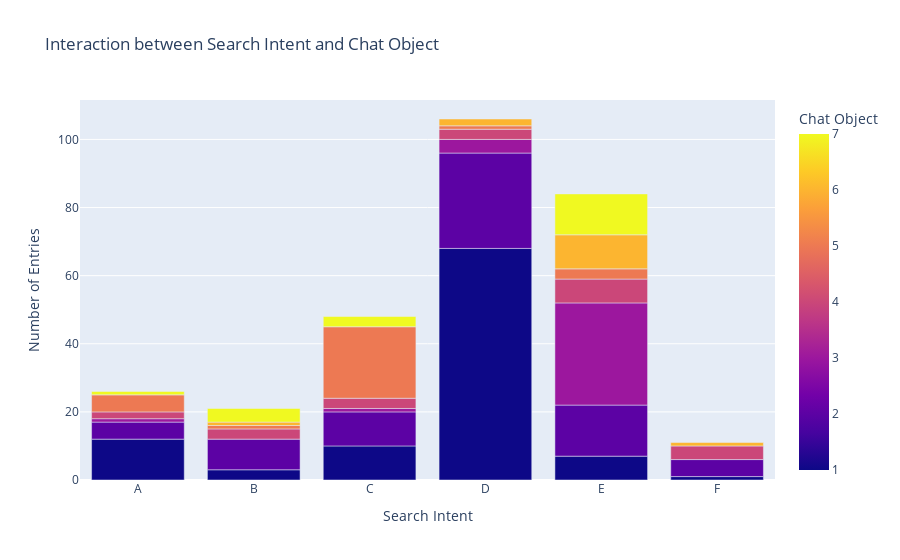

Source (notebook cell):
### Code cell
import pandas as pd
import plotly.express as px
import string

# Load the CSV file into a DataFrame
df = pd.read_csv('diary_entries.csv')

# Identifying unique values
search_intent_unique = df['What was your search intent when issuing this query to search your historical chat?'].unique()
chat_object_unique = df['What chat objects satisfied your search intents when you used the search function?'].unique()

# Create mappings for encoding
search_intent_map = {k: string.ascii_uppercase[i] for i, k in enumerate(search_intent_unique)}
chat_object_map = {k: i+1 for i, k in enumerate(chat_object_unique)}

# Counting and filtering valid entries
chat_object_counts = df['What chat objects satisfied your search intents when you used the search function?'].value_counts()
valid_chat_objects = chat_object_counts[chat_object_counts >= 10].index

search_intent_counts = df['What was your search intent when issuing this query to search your historical chat?'].value_counts()
valid_search_intents = search_intent_counts[search_intent_counts >= 10].index

# Filtering the DataFrame
df_filtered = df[df['What chat objects satisfied your search intents when you used the search function?'].isin(valid_chat_objects) &
                 df['What was your search intent when issuing this query to search your historical chat?'].isin(valid_search_intents)]

# Applying encoding
df_filtered['Encoded Search Intent'] = df_filtered['What was your search intent when issuing this query to search your historical chat?'].map(search_intent_map)
df_filtered['Encoded Chat Object'] = df_filtered['What chat objects satisfied your search intents when you used the search function?'].map(chat_object_map)

# Grouping and aggregating data for plotting
agg_data = df_filtered.groupby(['Encoded Search Intent', 'Encoded Chat Object']).size().reset_index(name='Count')

# Create interaction pillar plot
fig = px.bar(agg_data, x='Encoded Search Intent', y='Count', color='Encoded Chat Object', barmode='group',
             labels={
                 "Encoded Search Intent": "Search Intent",
                 "Encoded Chat Object": "Chat Object",
                 "Count": "Number of Entries"
             },
             title="Interaction between Search Intent and Chat Object")

# Show the plot
fig.show()

# Optionally save the figure
fig.write_image("inter_CO_SI.pdf", scale=3)

### Figure 1 — Plotly figure (JSON) as saved in the notebook; plotly's stock layout.template omitted (floating-point values rounded to 4 significant figures)
{"data": [{"alignmentgroup": "True", "hovertemplate": "Search Intent=%{x}<br>Number of Entries=%{y}<br>Chat Object=%{marker.color}<extra></extra>", "legendgroup": "", "marker": {"color": [1, 2, 3, 4, 5, 7, 1, 2, 4, 5, 6, 7, 1, 2, 3, 4, 5, 7, 1, 2, 3, 4, 5, 6, 1, 2, 3, 4, 5, 6, 7, 1, 2, 4, 6], "coloraxis": "coloraxis"}, "name": "", "offsetgroup": "", "orientation": "v", "showlegend": false, "textposition": "auto", "type": "bar", "x": ["A", "A", "A", "A", "A", "A", "B", "B", "B", "B", "B", "B", "C", "C", "C", "C", "C", "C", "D", "D", "D", "D", "D", "D", "E", "E", "E", "E", "E", "E", "E", "F", "F", "F", "F"], "xaxis": "x", "y": [12, 5, 1, 2, 5, 1, 3, 9, 3, 1, 1, 4, 10, 10, 1, 3, 21, 3, 68, 28, 4, 3, 1, 2, 7, 15, 30, 7, 3, 10, 12, 1, 5, 4, 1], "yaxis": "y"}], "layout": {"barmode": "group", "coloraxis": {"colorbar": {"title": {"text": "Chat Object"}}, "colorscale": [[0, "#0d0887"], [0.1111, "#46039f"], [0.2222, "#7201a8"], [0.3333, "#9c179e"], [0.4444, "#bd3786"], [0.5556, "#d8576b"], [0.6667, "#ed7953"], [0.7778, "#fb9f3a"], [0.8889, "#fdca26"], [1, "#f0f921"]]}, "legend": {"tracegroupgap": 0}, "title": {"text": "Interaction between Search Intent and Chat Object"}, "xaxis": {"anchor": "y", "domain": [0, 1], "title": {"text": "Search Intent"}}, "yaxis": {"anchor": "x", "domain": [0, 1], "title": {"text": "Number of Entries"}}}}
